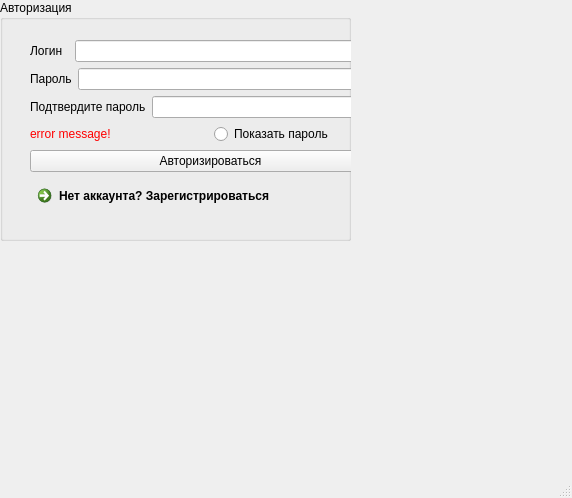
<?xml version="1.0" encoding="UTF-8"?>
<ui version="4.0">
 <class>registration_window</class>
 <widget class="QMainWindow" name="registration_window">
  <property name="geometry">
   <rect>
    <x>0</x>
    <y>0</y>
    <width>572</width>
    <height>498</height>
   </rect>
  </property>
  <property name="windowTitle">
   <string>MainWindow</string>
  </property>
  <widget class="QWidget" name="centralwidget">
   <widget class="QGroupBox" name="groupBox">
    <property name="geometry">
     <rect>
      <x>0</x>
      <y>0</y>
      <width>351</width>
      <height>241</height>
     </rect>
    </property>
    <property name="title">
     <string>Авторизация</string>
    </property>
    <widget class="QWidget" name="layoutWidget">
     <property name="geometry">
      <rect>
       <x>30</x>
       <y>40</y>
       <width>361</width>
       <height>241</height>
      </rect>
     </property>
     <layout class="QVBoxLayout" name="verticalLayout_2">
      <item>
       <layout class="QVBoxLayout" name="verticalLayout">
        <item>
         <layout class="QHBoxLayout" name="horizontalLayout">
          <item>
           <widget class="QLabel" name="loginLabel">
            <property name="text">
             <string>Логин  </string>
            </property>
           </widget>
          </item>
          <item>
           <widget class="QLineEdit" name="loginLine">
            <property name="text">
             <string/>
            </property>
           </widget>
          </item>
         </layout>
        </item>
        <item>
         <layout class="QHBoxLayout" name="horizontalLayout_2">
          <item>
           <widget class="QLabel" name="passwordLabel">
            <property name="styleSheet">
             <string notr="true"/>
            </property>
            <property name="text">
             <string>Пароль</string>
            </property>
           </widget>
          </item>
          <item>
           <widget class="QLineEdit" name="passwordLine">
            <property name="echoMode">
             <enum>QLineEdit::EchoMode::Password</enum>
            </property>
           </widget>
          </item>
         </layout>
        </item>
        <item>
         <layout class="QHBoxLayout" name="horizontalLayout_3">
          <item>
           <widget class="QLabel" name="registrationLabel">
            <property name="text">
             <string>Подтвердите пароль</string>
            </property>
           </widget>
          </item>
          <item>
           <widget class="QLineEdit" name="registrationLine">
            <property name="echoMode">
             <enum>QLineEdit::EchoMode::Password</enum>
            </property>
           </widget>
          </item>
         </layout>
        </item>
        <item>
         <layout class="QHBoxLayout" name="horizontalLayout_4">
          <item>
           <widget class="QLabel" name="errorLabel">
            <property name="text">
             <string>&lt;html&gt;&lt;head/&gt;&lt;body&gt;&lt;p&gt;&lt;span style=&quot; color:#ff0000;&quot;&gt;error message!&lt;/span&gt;&lt;/p&gt;&lt;/body&gt;&lt;/html&gt;</string>
            </property>
           </widget>
          </item>
          <item>
           <widget class="QRadioButton" name="radioButton">
            <property name="text">
             <string>Показать пароль</string>
            </property>
           </widget>
          </item>
         </layout>
        </item>
        <item>
         <widget class="QPushButton" name="AutorisationButton">
          <property name="text">
           <string>Авторизироваться</string>
          </property>
         </widget>
        </item>
       </layout>
      </item>
      <item>
       <widget class="QCommandLinkButton" name="RegistrationButton">
        <property name="text">
         <string>Нет аккаунта? Зарегистрироваться</string>
        </property>
       </widget>
      </item>
     </layout>
    </widget>
   </widget>
  </widget>
  <widget class="QMenuBar" name="menubar">
   <property name="geometry">
    <rect>
     <x>0</x>
     <y>0</y>
     <width>572</width>
     <height>25</height>
    </rect>
   </property>
  </widget>
  <widget class="QStatusBar" name="statusbar"/>
 </widget>
 <resources/>
 <connections/>
</ui>
